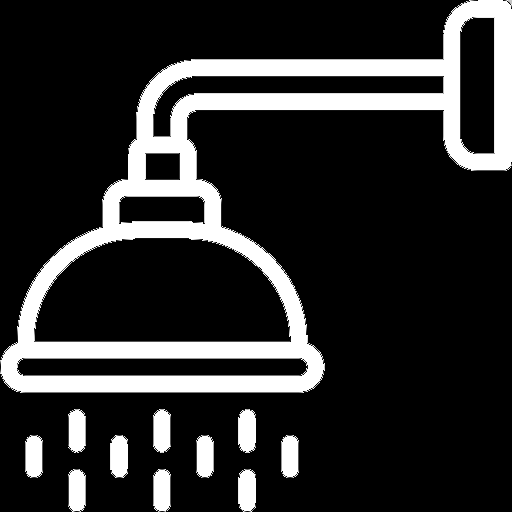
#> input picture src/shower.png, 512 x 512 px
$ python img2c.py
#> lines starting #> are read from the running program, lines starting #| are printed output that depends on the picture
"""Convert PNGs to LVGL 8.3 image C files (RGB565 + alpha, 16-bit, no byte swap).

SquareLine Studio exports images in LVGL 9 format into src/images/, which does
not compile with LVGL 8.3 (and is excluded from the build in platformio.ini).
The images the firmware really uses are generated here into src/app_images/.

Usage:  python tools/img2c.py          (needs: pip install pillow)
It also runs automatically before every build (tools/pre_build.py), and only
regenerates outputs that are older than their PNG or this script.
Edit IMAGES below to add or change images. Names must match the ones declared
with LV_IMG_DECLARE in src/ui.h.
"""
from pathlib import Path
from PIL import Image

ROOT = Path(__file__).resolve().parent.parent
SIZE = 100
IMAGES = [  # (source png, C variable name)
    ("src/shower.png", "ui_img_shower_png"),
    ("src/toilet.png", "ui_img_765177840"),
]


def convert(png, name, out, size=SIZE):
#> called with name = 'ui_img_shower_png', size = 100
    im = Image.open(png).convert("RGBA").resize((size, size), Image.LANCZOS)
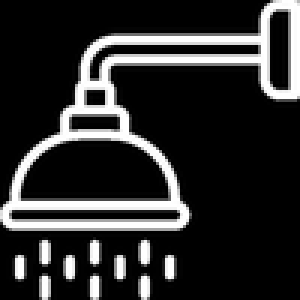
#> im: PIL image 100x100 RGBA (shown 3 times larger); mean R, G, B, A 45.6, 45.6, 45.6, 255
    raw = im.tobytes()
    data = bytearray()
    for i in range(0, len(raw), 4):
        r, g, b, a = raw[i:i + 4]
        c = ((r & 0xF8) << 8) | ((g & 0xFC) << 3) | (b >> 3)
        data += bytes((c & 0xFF, c >> 8, a))
#> this loop made 10000 passes
#> i on passes 2 to 4: 4, 8, 12
    rows = ["  " + ", ".join("0x%02x" % v for v in data[i:i + 24]) + "," for i in range(0, len(data), 24)]
    up = name.upper()
    out.write_text(f"""// Generated by tools/img2c.py from {png.name} - do not edit.
#include "lvgl.h"

#ifndef LV_ATTRIBUTE_MEM_ALIGN
    #define LV_ATTRIBUTE_MEM_ALIGN
#endif

#ifndef LV_ATTRIBUTE_IMG_{up}
    #define LV_ATTRIBUTE_IMG_{up}
#endif

const LV_ATTRIBUTE_MEM_ALIGN LV_ATTRIBUTE_LARGE_CONST LV_ATTRIBUTE_IMG_{up} uint8_t {name}_map[] = {{
{chr(10).join(rows)}
}};

const lv_img_dsc_t {name} = {{
  .header.cf = LV_IMG_CF_TRUE_COLOR_ALPHA,
  .header.always_zero = 0,
  .header.reserved = 0,
  .header.w = {size},
  .header.h = {size},
  .data_size = {size} * {size} * LV_IMG_PX_SIZE_ALPHA_BYTE,
  .data = {name}_map,
}};
""", newline="\n")


def main():
    out_dir = ROOT / "src" / "app_images"
    out_dir.mkdir(exist_ok=True)
    for png, name in IMAGES:
        out = out_dir / f"{name}.c"
        deps = [ROOT / png, Path(__file__)]
        if out.exists() and out.stat().st_mtime >= max(d.stat().st_mtime for d in deps):
            continue
        convert(ROOT / png, name, out)
        print("img2c: wrote", out.relative_to(ROOT))
#> pass 2 of the loop in main, `for png, name in IMAGES:`:
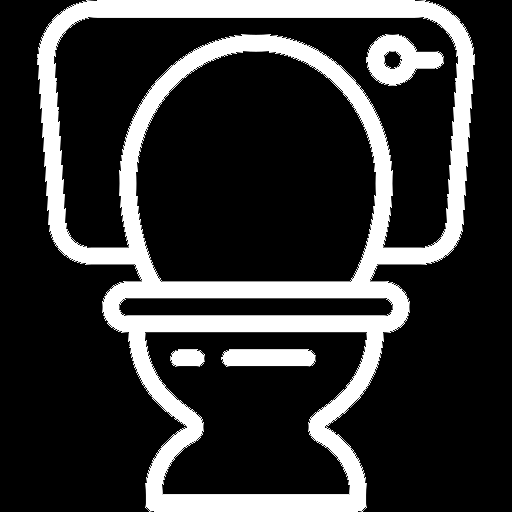
#> input picture src/toilet.png, 512 x 512 px
#> in convert (call 2), `im = Image.open(png).convert("RGBA").resize((size, size), Image.LANCZOS)`:
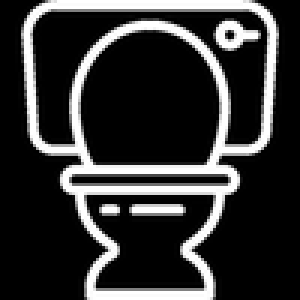
#> im: PIL image 100x100 RGBA (shown 3 times larger); mean R, G, B, A 51.9, 51.9, 51.9, 255
#> the loop in convert (call 2), `for i in range(0, len(raw), 4):` made 10000 passes
#> (i, r, g, b, c) on passes 2 to 4: (4, 0, 0, 0, 0), (8, 0, 0, 0, 0), (12, 0, 0, 0, 0)


if __name__ == "__main__":
    main()
